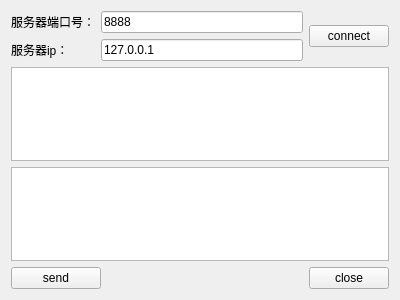
<?xml version="1.0" encoding="UTF-8"?>
<ui version="4.0">
 <class>ClientWidget</class>
 <widget class="QWidget" name="ClientWidget">
  <property name="geometry">
   <rect>
    <x>0</x>
    <y>0</y>
    <width>400</width>
    <height>300</height>
   </rect>
  </property>
  <property name="windowTitle">
   <string>Form</string>
  </property>
  <layout class="QGridLayout" name="gridLayout">
   <item row="0" column="0" colspan="2">
    <widget class="QLabel" name="label">
     <property name="text">
      <string>服务器端口号：</string>
     </property>
    </widget>
   </item>
   <item row="0" column="2" colspan="2">
    <widget class="QLineEdit" name="port">
     <property name="text">
      <string>8888</string>
     </property>
    </widget>
   </item>
   <item row="0" column="4" rowspan="2">
    <widget class="QPushButton" name="buttonConnect">
     <property name="text">
      <string>connect</string>
     </property>
    </widget>
   </item>
   <item row="1" column="0">
    <widget class="QLabel" name="label_2">
     <property name="text">
      <string>服务器ip：</string>
     </property>
    </widget>
   </item>
   <item row="2" column="0" colspan="5">
    <widget class="QTextEdit" name="textEditread">
     <property name="readOnly">
      <bool>true</bool>
     </property>
    </widget>
   </item>
   <item row="3" column="0" colspan="5">
    <widget class="QTextEdit" name="textEditwrite"/>
   </item>
   <item row="4" column="0" colspan="3">
    <widget class="QPushButton" name="buttonsend">
     <property name="text">
      <string>send</string>
     </property>
    </widget>
   </item>
   <item row="4" column="3">
    <spacer name="horizontalSpacer">
     <property name="orientation">
      <enum>Qt::Horizontal</enum>
     </property>
     <property name="sizeHint" stdset="0">
      <size>
       <width>202</width>
       <height>20</height>
      </size>
     </property>
    </spacer>
   </item>
   <item row="4" column="4">
    <widget class="QPushButton" name="buttonclose">
     <property name="text">
      <string>close</string>
     </property>
    </widget>
   </item>
   <item row="1" column="2" colspan="2">
    <widget class="QLineEdit" name="ip">
     <property name="text">
      <string>127.0.0.1</string>
     </property>
    </widget>
   </item>
  </layout>
 </widget>
 <resources/>
 <connections/>
</ui>
